Frame 1 (no input): blank canvas, image omitted
Frame 60 (the mouse pressed at the canvas centre just before this capture): blank canvas, image omitted
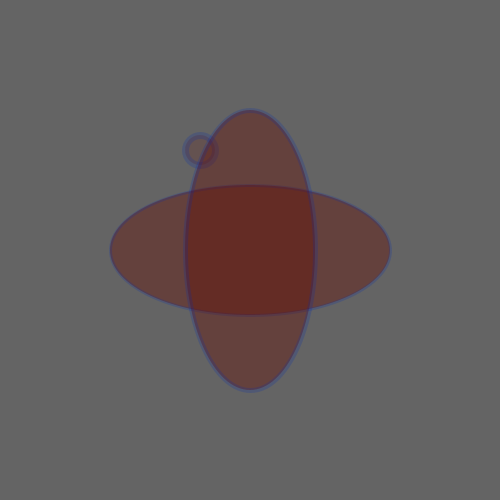
Frame 120 (the mouse held since frame 60 and released just before this capture)

The Processing sketch whose frames 1 and 60 were blank and that drew this single picture after the mouse press (run headless with seeded random() and noise(); from frame 60 on, the mouse is pressed at the canvas centre):

// Processing sketch: processing_135162
// ── processing_135162.pde

void setup() {
size(500, 500);
background(0);
}

void draw(){
  
  background(100);
  strokeWeight(3);
  stroke(1, 40, 180, mouseY-200);
  fill(100, 10, 0, mouseX - 150);
  ellipse(250, 250, 280, 130);
  
  strokeWeight(7);
  stroke(1, 40, 180, mouseX-200);
  fill(100, 10, 0, mouseY-200);
  float x = mouseX;
  float y = mouseY;
  ellipse(x-50, y-100, 30, 30);

  strokeWeight(5);
  stroke(1, 40, 180, mouseY-200);
  fill(100, 10, 0, mouseX - 150);
  ellipse(250, 250, 130, 280);
}
